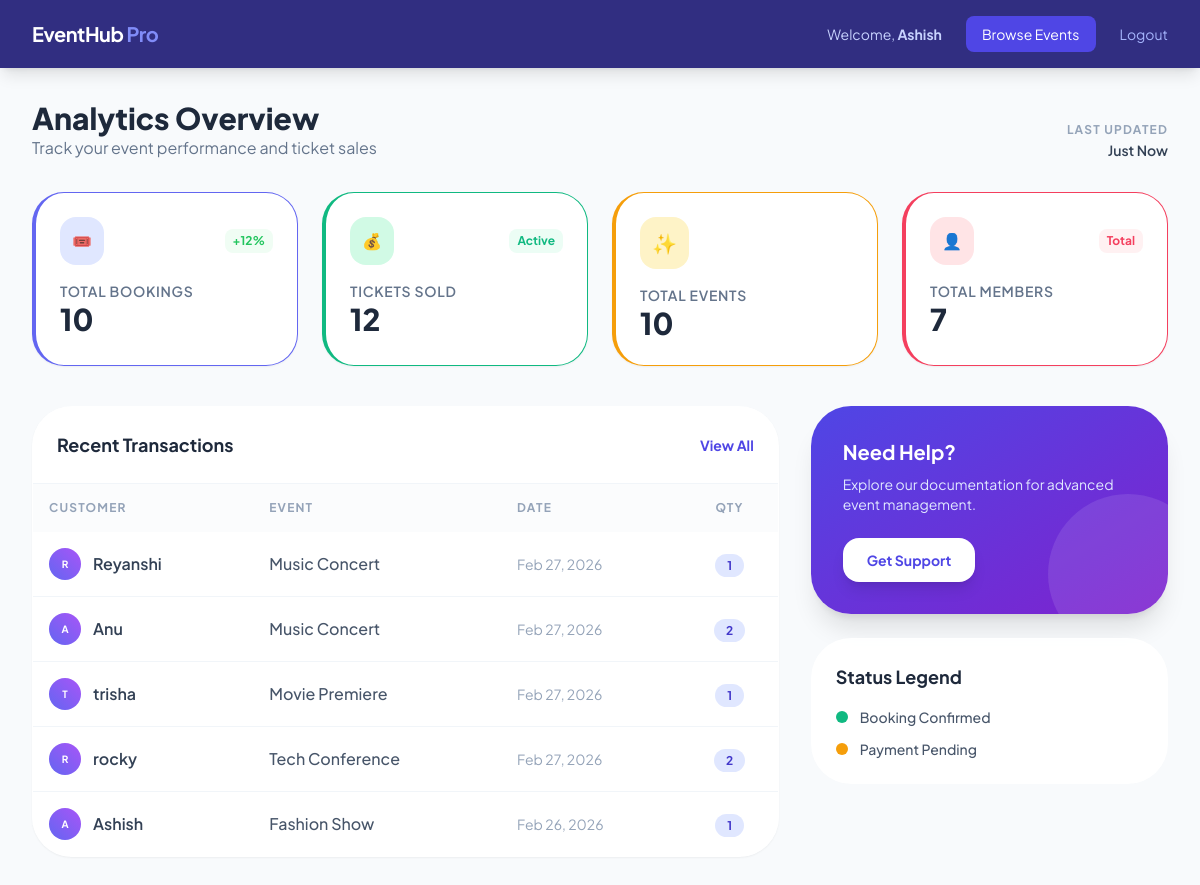
The app's page /dashboard/ (signed in) with its own data.
### events/models.py (models this page shows, shortened)
class Booking(models.Model):
    user = models.ForeignKey(User, on_delete=models.CASCADE)
    event = models.ForeignKey(Event, on_delete=models.CASCADE)
    tickets_booked = models.PositiveIntegerField()
    booked_at = models.DateTimeField(auto_now_add=True)

class Event(models.Model):
    title = models.CharField(max_length=200)
    description = models.TextField()
    date = models.DateTimeField()
    location = models.CharField(max_length=200)
    tickets_available = models.PositiveIntegerField() # Positive taaki tickets minus mein na jayein
    price = models.DecimalField(max_digits=10, decimal_places=2, default=0.00)

### events/views.py (the view)
# urls.py: path('dashboard/', views.dashboard, name='dashboard'),
@login_required
def dashboard(request):
    total_reg = Booking.objects.count()
    tickets_query = Booking.objects.aggregate(total=Sum('tickets_booked'))
    total_tickets = tickets_query['total'] if tickets_query['total'] is not None else 0
    total_events = Event.objects.count()
    total_users_count = User.objects.count()
    recent_users = Booking.objects.select_related('event', 'user').order_by('-booked_at')[:5]
    context = {
        'total_reg': total_reg,
        'total_tickets': total_tickets,
        'recent_users': recent_users,
        'total_events': total_events,
        'total_users_count': total_users_count, # Ye HTML mein use hoga
    }
    return render(request, 'events/dashboard.html', context)

### events/templates/events/dashboard.html (shortened to what this page needs)
<!DOCTYPE html>
<html lang="en">
<head>
    <script src="https://cdn.tailwindcss.com"></script>
</head>
<body class="bg-slate-50">
    <nav class="bg-indigo-900 text-white py-4 px-8 flex justify-between items-center shadow-lg">
        <h1 class="text-xl font-bold tracking-tight">EventHub <span class="text-indigo-400">Pro</span></h1>
        <div class="flex items-center gap-6">
            <span class="text-sm text-indigo-200">Welcome, <strong>{{ request.user.username }}</strong></span>
            <a href="{% url 'event_list' %}" class="bg-indigo-600 hover:bg-indigo-500 px-4 py-2 rounded-lg text-sm transition">Browse Events</a>
            <form action="{% url 'logout' %}" method="post" class="inline">
                <button type="submit" class="text-sm text-indigo-300 hover:text-white">Logout</button>
            </form>
        </div>
    </nav>
    <main class="p-8 max-w-7xl mx-auto">
        <div class="mb-8 flex justify-between items-end">
            <div>
                <h2 class="text-3xl font-extrabold text-slate-800">Analytics Overview</h2>
                <p class="text-slate-500">Track your event performance and ticket sales</p>
            </div>
            <div class="text-right">
                <span class="text-xs font-bold text-slate-400 uppercase tracking-widest">Last Updated</span>
                <p class="text-sm font-semibold text-slate-700">Just Now</p>
            </div>
        </div>
        <div class="grid grid-cols-1 md:grid-cols-2 lg:grid-cols-4 gap-6 mb-10">
            <a href="{% url 'my_bookings' %}" class="stat-card block glass-card p-6 rounded-[2rem] shadow-sm border-l-4 border-indigo-500 transition">
                <div class="flex items-center justify-between mb-4">
                    <div class="bg-indigo-100 p-3 rounded-2xl text-indigo-600 font-bold">🎟️</div>
                    <span class="text-xs font-bold text-green-500 bg-green-50 px-2 py-1 rounded-lg">+12%</span>
                </div>
                <h3 class="text-slate-500 text-sm font-semibold uppercase tracking-wider">Total Bookings</h3>
                <p class="text-3xl font-black text-slate-800">{{ total_reg }}</p>
            </a>
            <a href="{% url 'my_bookings' %}" class="stat-card block glass-card p-6 rounded-[2rem] shadow-sm border-l-4 border-emerald-500 transition">
                <div class="flex items-center justify-between mb-4">
                    <div class="bg-emerald-100 p-3 rounded-2xl text-emerald-600">💰</div>
                    <span class="text-xs font-bold text-emerald-500 bg-emerald-50 px-2 py-1 rounded-lg">Active</span>
                </div>
                <h3 class="text-slate-500 text-sm font-semibold uppercase tracking-wider">Tickets Sold</h3>
                <p class="text-3xl font-black text-slate-800">{{ total_tickets }}</p>
            </a>
            <a href="{% url 'event_list' %}" class="stat-card block glass-card p-6 rounded-[2rem] shadow-sm border-l-4 border-amber-500 transition">
                <div class="flex items-center justify-between mb-4">
                    <div class="bg-amber-100 p-3 rounded-2xl text-amber-600 text-xl">✨</div>
                </div>
                <h3 class="text-slate-500 text-sm font-semibold uppercase tracking-wider">Total Events</h3>
                <p class="text-3xl font-black text-slate-800">{{ total_events }}</p>
            </a>
            <div class="glass-card p-6 rounded-[2rem] shadow-sm border-l-4 border-rose-500">
                <div class="flex items-center justify-between mb-4">
                    <div class="bg-rose-100 p-3 rounded-2xl text-rose-600">👤</div>
                    <span class="text-xs font-bold text-rose-500 bg-rose-50 px-2 py-1 rounded-lg">Total</span>
                </div>
                <h3 class="text-slate-500 text-sm font-semibold uppercase tracking-wider">Total Members</h3>
                <p class="text-3xl font-black text-slate-800">{{ total_users_count }}</p>
            </div>
        </div>
        <div class="grid grid-cols-1 lg:grid-cols-3 gap-8">
            <div class="lg:col-span-2 glass-card rounded-[2.5rem] overflow-hidden shadow-sm">
                <div class="p-6 border-b border-slate-100 flex justify-between items-center">
                    <h3 class="text-lg font-bold text-slate-800">Recent Transactions</h3>
                    <a href="{% url 'my_bookings' %}" class="text-indigo-600 text-sm font-bold hover:underline">View All</a>
                </div>
                <div class="overflow-x-auto">
                    <table class="w-full text-left border-collapse">
                        <thead>
                            <tr class="bg-slate-50/50">
                                <th class="p-4 text-xs font-bold text-slate-400 uppercase tracking-widest">Customer</th>
                                <th class="p-4 text-xs font-bold text-slate-400 uppercase tracking-widest">Event</th>
                                <th class="p-4 text-xs font-bold text-slate-400 uppercase tracking-widest">Date</th>
                                <th class="p-4 text-xs font-bold text-slate-400 uppercase tracking-widest text-center">Qty</th>
                            </tr>
                        </thead>
                        <tbody class="divide-y divide-slate-100">
                            {% for booking in recent_users %}
                            <tr class="hover:bg-indigo-50/30 transition">
                                <td class="p-4">
                                    <div class="flex items-center gap-3">
                                        <div class="w-8 h-8 rounded-full bg-gradient-to-tr from-indigo-500 to-purple-500 flex items-center justify-center text-white text-[10px] font-bold">
                                            {{ booking.user.username|slice:":1"|upper }}
                                        </div>
                                        <span class="font-semibold text-slate-700">{{ booking.user.username }}</span>
                                    </div>
                                </td>
                                <td class="p-4 font-medium text-slate-600">{{ booking.event.title }}</td>
                                <td class="p-4 text-slate-400 text-sm">{{ booking.booked_at|date:"M d, Y" }}</td>
                                <td class="p-4 text-center">
                                    <span class="bg-indigo-100 text-indigo-700 px-3 py-1 rounded-full text-xs font-bold">
                                        {{ booking.tickets_booked }}
                                    </span>
                                </td>
                            </tr>
                            {% empty %}
                            <tr><td colspan="4" class="p-10 text-center text-slate-400 italic">No recent bookings found.</td></tr>
                            {% endfor %}
                        </tbody>
                    </table>
                </div>
            </div>
            <div class="space-y-6">
                <div class="bg-gradient-to-br from-indigo-600 to-purple-700 p-8 rounded-[2.5rem] text-white shadow-xl relative overflow-hidden">
                    <div class="relative z-10">
                        <h3 class="text-xl font-bold mb-2">Need Help?</h3>
                        <p class="text-indigo-100 text-sm mb-6">Explore our documentation for advanced event management.</p>
                        <a href="mailto:support@eventhubpro.com?subject=Support Request - {{ request.user.username }}"
                           class="inline-block bg-white text-indigo-600 px-6 py-3 rounded-2xl font-bold text-sm shadow-lg hover:bg-indigo-50 transition active:scale-95">
                            Get Support
                        </a>
                    </div>
                    <div class="absolute -right-10 -bottom-10 w-40 h-40 bg-white/10 rounded-full"></div>
                </div>
                <div class="glass-card p-6 rounded-[2.5rem]">
                    <h3 class="text-lg font-bold text-slate-800 mb-4">Status Legend</h3>
                    <div class="space-y-3">
                        <div class="flex items-center gap-3">
                            <span class="w-3 h-3 rounded-full bg-emerald-500"></span>
                            <span class="text-sm font-medium text-slate-600">Booking Confirmed</span>
                        </div>
                        <div class="flex items-center gap-3">
                            <span class="w-3 h-3 rounded-full bg-amber-500"></span>
                            <span class="text-sm font-medium text-slate-600">Payment Pending</span>
                        </div>
                    </div>
                </div>
            </div>
        </div>
    </main>
</body>
</html>

### events/templates/events/dashboard.html (style rules this page uses)
body { font-family: 'Plus Jakarta Sans', sans-serif; background: #f8fafc; }
.glass-card { background: rgba(255, 255, 255, 0.9); backdrop-filter: blur(10px); border: 1px solid rgba(255, 255, 255, 0.2); }
.stat-card { transition: all 0.3s cubic-bezier(0.4, 0, 0.2, 1); cursor: pointer; }

### records on screen
Booking: user.username "R", user.username "Reyanshi", event "Music Concert", booked_at "Feb 27, 2026", tickets_booked "1"
Booking: user.username "A", user.username "Anu", event "Music Concert", booked_at "Feb 27, 2026", tickets_booked "2"
Booking: user.username "T", user.username "trisha", event "Movie Premiere", booked_at "Feb 27, 2026", tickets_booked "1"
Booking: user.username "R", user.username "rocky", event "Tech Conference", booked_at "Feb 27, 2026", tickets_booked "2"
Booking: user.username "A", user.username "Ashish", event "Fashion Show", booked_at "Feb 26, 2026", tickets_booked "1"

### other values on screen
{{ request.user.username }} "Ashish"
{{ total_reg }} "10"
{{ total_tickets }} "12"
{{ total_events }} "10"
{{ total_users_count }} "7"
